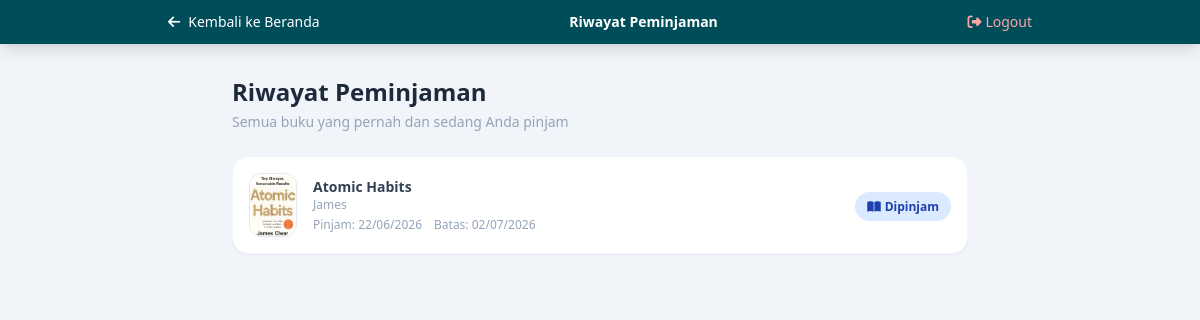
Screenshot of /perpustakaan/mahasiswa/riwayat.php (signed in) with the database file from the repository.
### tables this page shows
CREATE TABLE `peminjaman` (
  `id` int(11) NOT NULL,
  `user_id` int(11) NOT NULL,
  `buku_id` int(11) NOT NULL,
  `tanggal_pinjam` date NOT NULL,
  `batas_kembali` date NOT NULL,
  `durasi_hari` int(11) NOT NULL DEFAULT 7,
  `tanggal_kembali` date DEFAULT NULL,
  `status` enum('dipinjam','dikembalikan') NOT NULL DEFAULT 'dipinjam',
  `denda` int(11) NOT NULL DEFAULT 0,
  `denda_per_hari` int(11) NOT NULL DEFAULT 1000
);

CREATE TABLE `buku` (
  `id` int(11) NOT NULL,
  `kategori_id` int(11) NOT NULL,
  `judul` varchar(200) NOT NULL,
  `penulis` varchar(150) NOT NULL,
  `penerbit` varchar(150) NOT NULL,
  `tahun_terbit` year(4) NOT NULL,
  `stok` int(11) NOT NULL DEFAULT 0,
  `isbn` varchar(20) DEFAULT NULL,
  `foto` varchar(255) DEFAULT NULL,
  `deskripsi` text DEFAULT NULL
);

### perpustakaan/mahasiswa/riwayat.php (the view, shortened to what this page needs)
<?php
require_once __DIR__ . '/../config/db.php';
$riwayat = $pdo->prepare("
    SELECT p.*, b.judul, b.penulis, b.foto as foto_buku,
           CASE WHEN p.status='dipinjam' AND p.batas_kembali < CURDATE()
                THEN DATEDIFF(CURDATE(), p.batas_kembali) ELSE 0 END as hari_terlambat
    FROM peminjaman p JOIN buku b ON p.buku_id=b.id
    WHERE p.user_id=? ORDER BY p.id DESC");
$riwayat->execute([$_SESSION['user_id']]);
$data = $riwayat->fetchAll();
?>
<!DOCTYPE html>
<html lang="id">
<head>
    <script src="https://cdn.tailwindcss.com"></script>
    <link rel="stylesheet" href="https://cdnjs.cloudflare.com/ajax/libs/font-awesome/6.5.0/css/all.min.css">
</head>
<body class="bg-slate-100 font-sans min-h-screen">
<nav style="background:#004d5a" class="shadow-lg sticky top-0 z-10">
    <div class="max-w-4xl mx-auto px-4 py-3 flex items-center justify-between">
        <a href="../beranda.php" class="flex items-center gap-2 text-white hover:opacity-80 transition">
            <i class="fa-solid fa-arrow-left text-sm"></i>
            <span class="text-sm font-medium">Kembali ke Beranda</span>
        </a>
        <p class="text-white font-bold text-sm">Riwayat Peminjaman</p>
        <a href="../auth/logout.php" class="text-red-300 hover:text-red-200 text-sm transition">
            <i class="fa-solid fa-right-from-bracket mr-1"></i>Logout
        </a>
    </div>
</nav>
<div class="max-w-3xl mx-auto px-4 py-8">
    <div class="mb-6">
        <h1 class="text-2xl font-bold text-slate-800">Riwayat Peminjaman</h1>
        <p class="text-slate-400 text-sm mt-1">Semua buku yang pernah dan sedang Anda pinjam</p>
    </div>
    <?php if (empty($data)): ?>
    <div class="text-center py-16 bg-white rounded-2xl border border-slate-100">
        <i class="fa-solid fa-book-open text-slate-300 text-5xl mb-4"></i>
        <p class="text-slate-500 font-medium">Belum ada riwayat peminjaman</p>
    </div>
    <?php else: ?>
    <div class="space-y-3">
        <?php foreach ($data as $r):
            $terlambat = $r['hari_terlambat'] > 0 && $r['status'] === 'dipinjam';
            $ada_foto  = $r['foto_buku'] && file_exists(__DIR__.'/../admin/uploads/foto_buku/'.$r['foto_buku']);
        ?>
        <div class="flex items-center gap-4 bg-white rounded-2xl p-4 shadow-sm border
                    <?= $terlambat ? 'border-red-200' : 'border-slate-100' ?>">
            <?php if ($ada_foto): ?>
            <img src="../admin/uploads/foto_buku/<?= $r['foto_buku'] ?>"
                 class="w-12 h-16 object-cover rounded-xl border border-slate-200 flex-shrink-0">
            <?php endif; ?>
            <div class="flex-1 min-w-0">
                <p class="font-semibold text-slate-700 text-sm truncate"><?= htmlspecialchars($r['judul']) ?></p>
                <p class="text-slate-400 text-xs"><?= htmlspecialchars($r['penulis']) ?></p>
                <div class="flex flex-wrap gap-x-3 mt-1 text-xs text-slate-400">
                    <span>Pinjam: <?= date('d/m/Y', strtotime($r['tanggal_pinjam'])) ?></span>
                    <span class="<?= $terlambat ? 'text-red-500 font-semibold' : '' ?>">
                        Batas: <?= date('d/m/Y', strtotime($r['batas_kembali'])) ?>
                    </span>
                </div>
            </div>
            <div class="flex-shrink-0">
                <?php if ($r['status']==='dipinjam' && !$terlambat): ?>
                <span class="text-xs font-semibold px-3 py-1.5 rounded-full" style="background:#dbeafe;color:#1e40af">
                    <i class="fa-solid fa-book-open mr-1"></i>Dipinjam
                </span>
                <?php elseif ($terlambat): ?>
                <span class="text-xs font-semibold px-3 py-1.5 rounded-full" style="background:#fee2e2;color:#991b1b">
                    <i class="fa-solid fa-clock mr-1"></i>Terlambat
                </span>
                <?php else: ?>
                <span class="text-xs font-semibold px-3 py-1.5 rounded-full" style="background:#d1fae5;color:#065f46">
                    <i class="fa-solid fa-check mr-1"></i>Kembali
                </span>
                <?php endif; ?>
            </div>
        </div>
        <?php endforeach; ?>
    </div>
    <?php endif; ?>
</div>
</body>
</html>

### rows the page displays
peminjaman: buku.foto (picture), buku.judul "Atomic Habits", buku.penulis "James", tanggal_pinjam "22/06/2026", batas_kembali "02/07/2026", status "dipinjam" (drawn)
